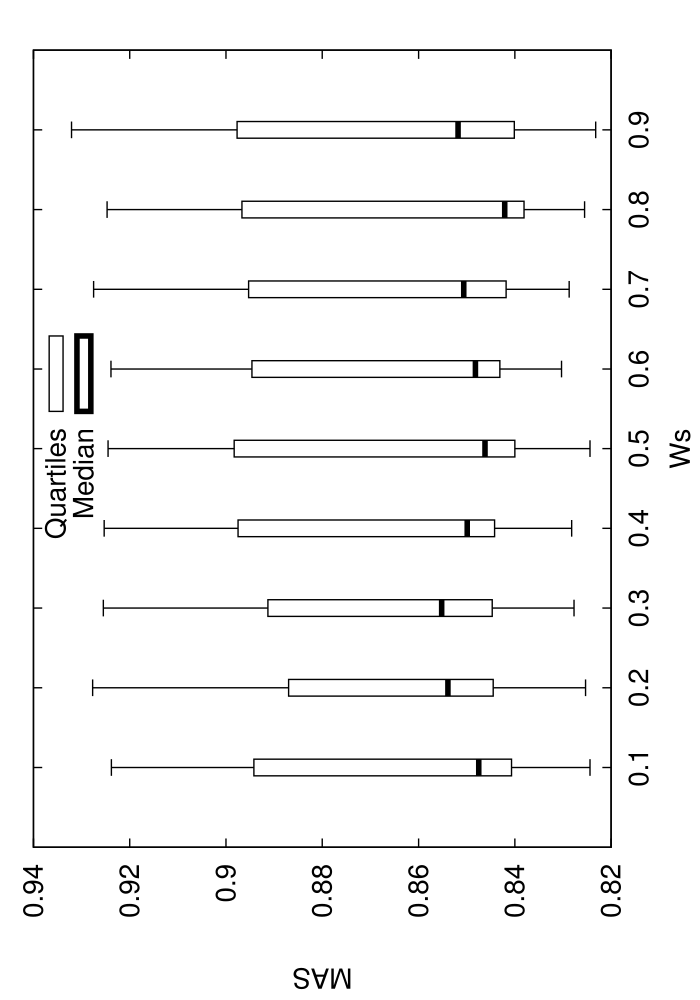

Reproduce this figure in gnuplot.
set terminal postscript enhanced 20
set xrange[0:1]
set xlabel 'Ws'
set ylabel 'MAS'
set key ins vert center top spacing 1.0
set output 'stat_COMP_WI06.dat.eps'
set bars 4.0
set style fill empty
plot 'stat_COMP_WI06.dat.elab' using 1:3:2:6:5:xticlabel(1) with candlesticks lt -1 lw 1 title 'Quartiles' whiskerbars,'' using 1:4:4:4:4:xticlabels(1) with candlesticks lt -1 lw 4 title 'Median'
